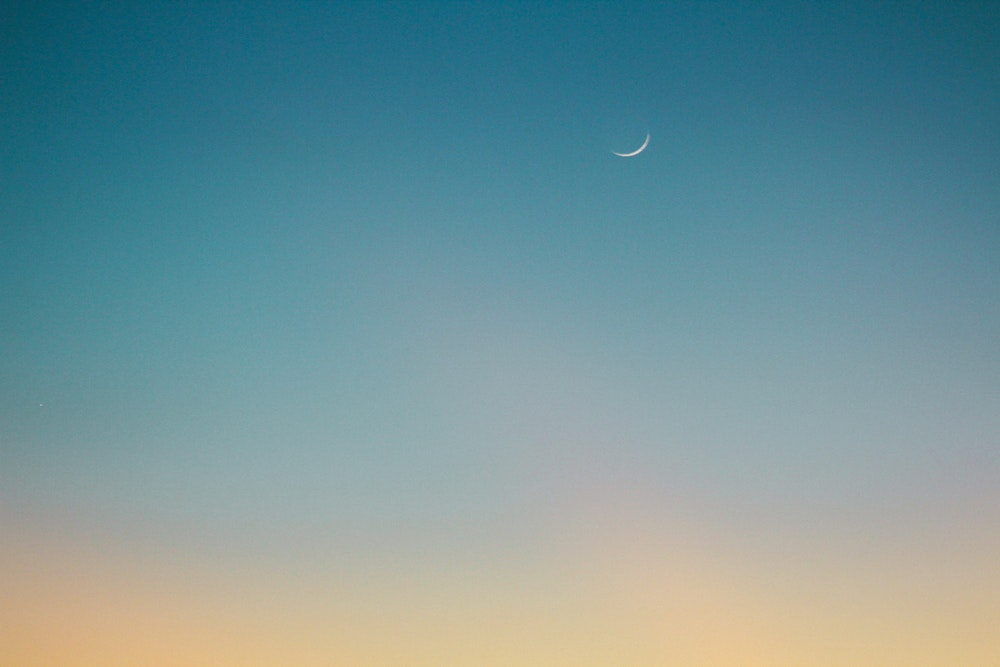
#> input picture day12/gradient.jpg, 1000 x 667 px
$ python qa.py
#> lines starting #> are read from the running program, lines starting #| are printed output that depends on the picture; after the words box and inside, x2 and y2 are one past the last pixel; in counts of white or black regions, pixels touching at a corner belong together
'''
1) Write a program to apply various thresholding operations on the image
gradient.jpg. Apply the same with other similar images and analyze the
results.
THRESH_BINARY
THRESH_BINARY_INV
THESH_TRUNC
THRESH_TOZERO
THRESH_TOZERO_INV
'''
import cv2
import numpy as np
from matplotlib import pyplot as plt

img = cv2.imread('gradient.jpg',0)
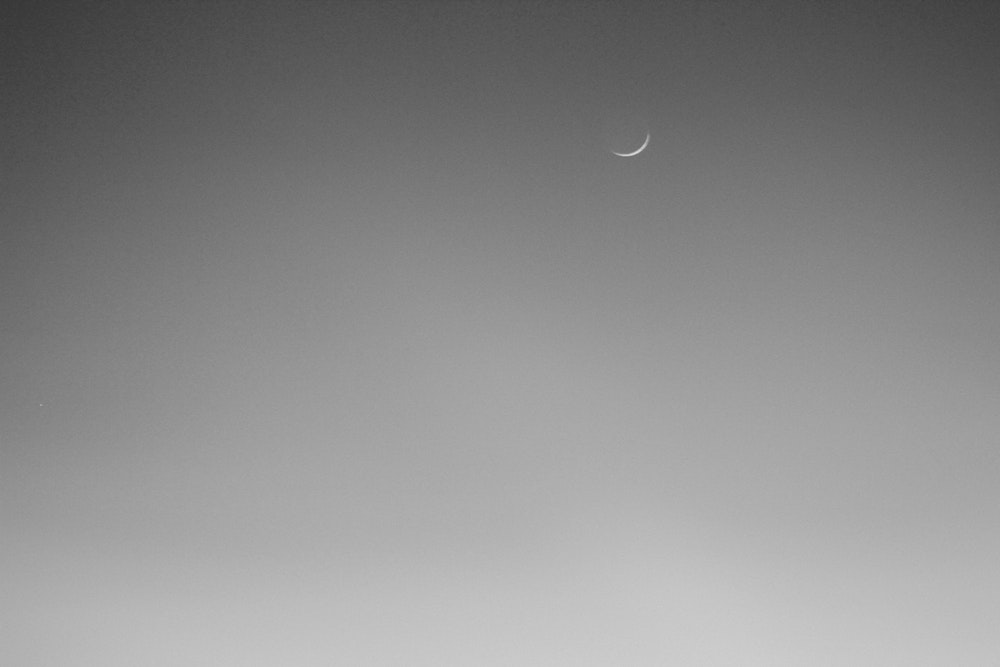
#> img: shape (667, 1000); min 55, max 221, mean 139.4
#img = cv2.medianBlur(img,5)

ret,th1 = cv2.threshold(img,127,255,cv2.THRESH_BINARY)
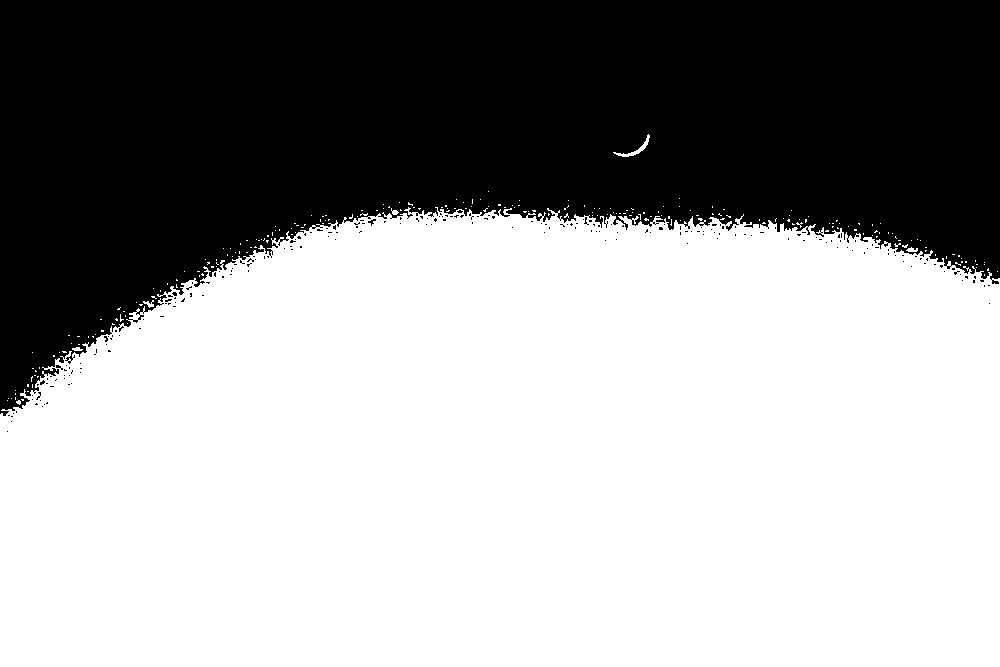
#> th1: shape (667, 1000); 62% white; 219 black regions (217 under 20 px), largest, box (x1, y1, x2, y2) and area: (0, 0, 1000, 416) 252643, (368, 219, 376, 226) 23
ret,th2 = cv2.threshold(img,127,255,cv2.THRESH_BINARY_INV)
ret,th3 = cv2.threshold(img,127,255,cv2.THRESH_TRUNC)
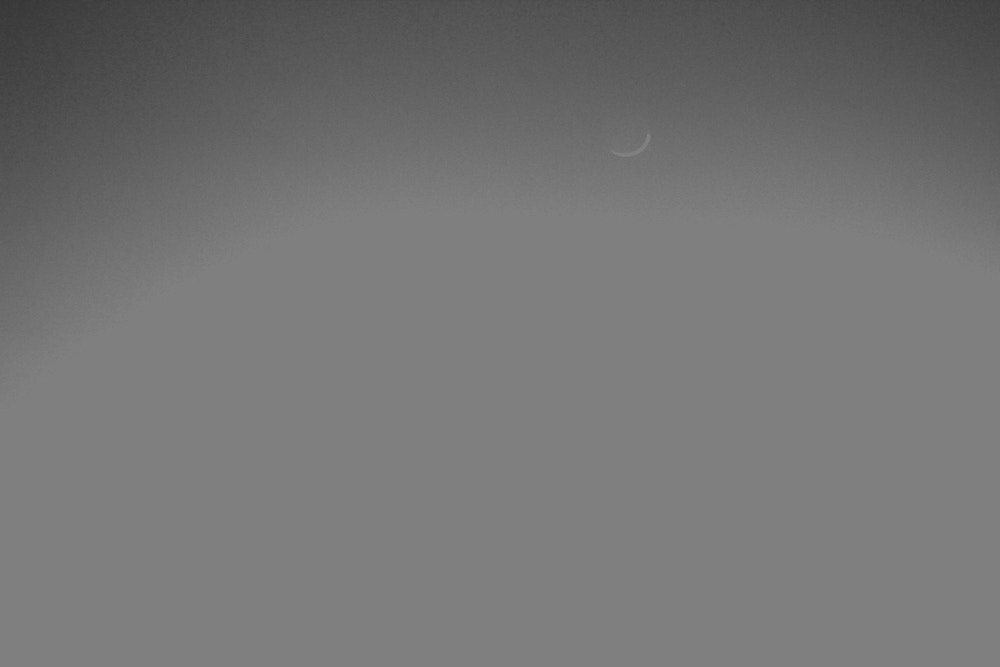
#> th3: shape (667, 1000); min 55, max 127, mean 116.4
ret,th4 = cv2.threshold(img,127,255,cv2.THRESH_TOZERO)
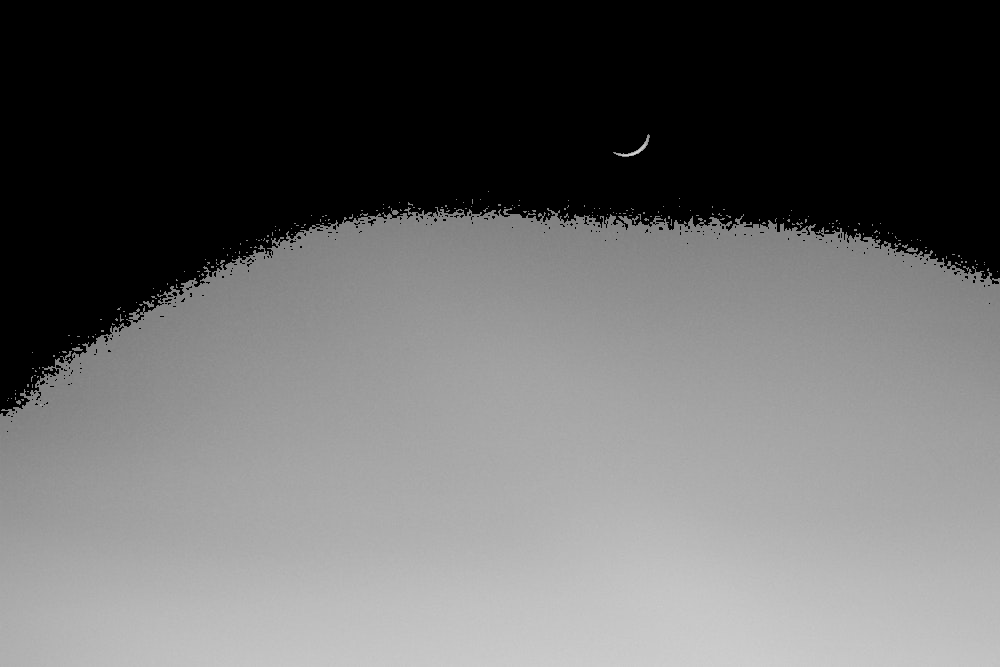
#> th4: shape (667, 1000); min 0, max 221, mean 101.7
ret,th5 = cv2.threshold(img,127,255,cv2.THRESH_TOZERO_INV)
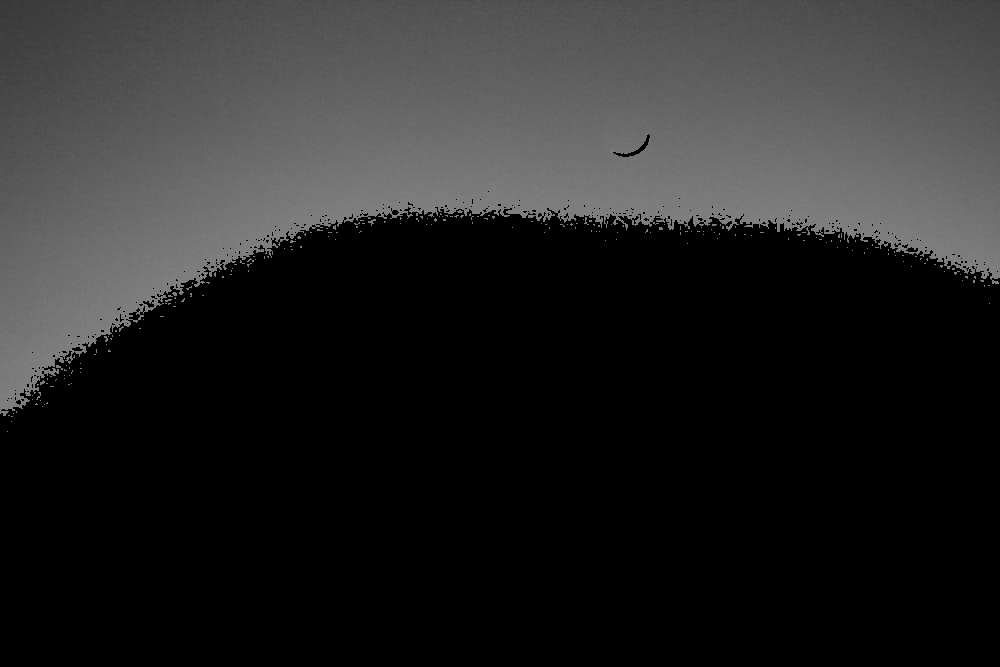
#> th5: shape (667, 1000); min 0, max 127, mean 37.7


#th2 = cv2.adaptiveThreshold(img,255,cv2.ADAPTIVE_THRESH_MEAN_C,cv2.THRESH_BINARY,11,2)
#th3 = cv2.adaptiveThreshold(img,255,cv2.ADAPTIVE_THRESH_GAUSSIAN_C,cv2.THRESH_BINARY,11,2)


plt.subplot(2,2,1);plt.imshow(img,'gray');plt.title("Oroginal Image"); plt.xticks([]);plt.yticks([])
plt.subplot(2,2,2);plt.imshow(th1,'gray');plt.title("THRESH_BINARY"); plt.xticks([]);plt.yticks([])
plt.subplot(2,2,3);plt.imshow(th2,'gray');plt.title("THRESH_BINARY_INV"); plt.xticks([]);plt.yticks([])
plt.subplot(2,2,4);plt.imshow(th4,'gray');plt.title("Trunc"); plt.xticks([]);plt.yticks([])
#plt.subplot(2,2,5);plt.imshow(th5,'gray');plt.title("ZERO"); plt.xticks([]);plt.yticks([])

plt.show()
